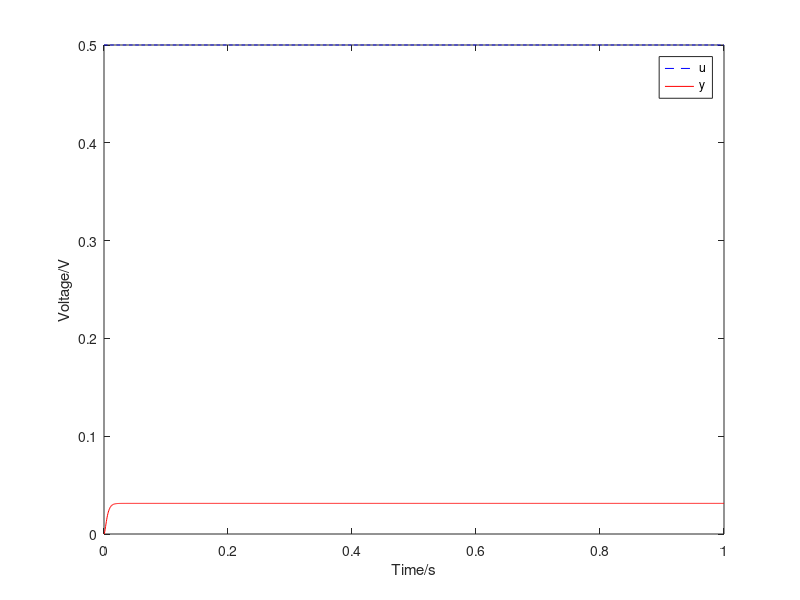

Write MATLAB code to recreate this figure.
pkg load control;

clear;

G=tf([1.03], [1.17e-4 9.13e-2 16.45]);
stepsize=0.5;

[y_unit t]=step(G,1);
y=y_unit*stepsize;
u=ones(length(t),1)*stepsize;

figure
plot(t,u,'b--',t,y,'r-')
legend('u','y');
xlabel('Time/s');
ylabel('Voltage/V');
